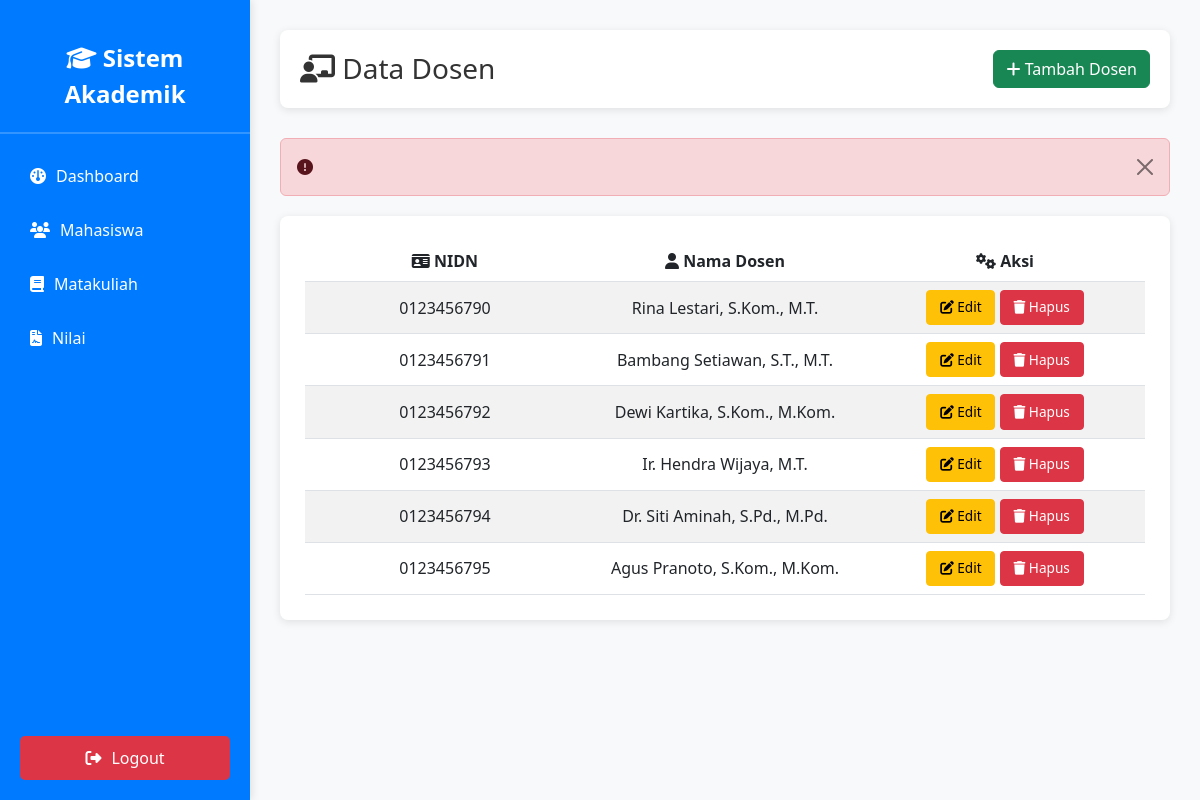
The page /admin/dosen.php (signed in) on the database its author committed.
### tables this page shows
CREATE TABLE `dosen` (
  `nidn` varchar(10) NOT NULL,
  `nama` varchar(255) NOT NULL
);

### admin/dosen.php (the view, shortened to what this page needs)
<?php
include '../database/koneksi.php';
$alert = "";
?>
<!DOCTYPE html>
<html>
<head>
    <link rel="stylesheet" href="https://cdn.jsdelivr.net/npm/bootstrap@5.3.0/dist/css/bootstrap.min.css">
    <link rel="stylesheet" href="https://cdnjs.cloudflare.com/ajax/libs/font-awesome/6.5.1/css/all.min.css">
    <link rel="stylesheet" href="../assets/css/style.css">
</head>
<body>
    <div class="sidebar">
        <div class="sidebar-brand">
            <i class="fa-solid fa-graduation-cap"></i> Sistem Akademik
        </div>
        <div class="nav-item">
            <a href="dashboard.php">
                <i class="fa-solid fa-gauge"></i> Dashboard
            </a>
        </div>
        <div class="nav-item">
            <a href="mahasiswa.php">
                <i class="fa-solid fa-users"></i> Mahasiswa
            </a>
        </div>
        <div class="nav-item">
            <a href="matakuliah.php">
                <i class="fa-solid fa-book"></i> Matakuliah
            </a>
        </div>
        <div class="nav-item">
            <a href="nilai.php">
                <i class="fa-solid fa-file-contract"></i> Nilai
            </a>
        </div>
        <div class="nav-item logout">
            <a href="../logout.php">
                <i class="fa-solid fa-right-from-bracket"></i> Logout
            </a>
        </div>
    </div>
    <div class="main-content">
        <div class="page-header">
            <h3><i class="fa-solid fa-chalkboard-user"></i> Data Dosen</h3>
            <button class="btn btn-success" data-bs-toggle="modal" data-bs-target="#modalTambah">
                <i class="fa-solid fa-plus"></i> Tambah Dosen
            </button>
        </div>
        <?php if (isset($alert)) : ?>
            <div class="alert alert-danger alert-dismissible fade show" role="alert">
                <i class="fa-solid fa-circle-exclamation"></i> <?= $alert ?>
                <button type="button" class="btn-close" data-bs-dismiss="alert"></button>
            </div>
        <?php endif; ?>
        <div class="table-container">
            <?php
            $data = mysqli_query($koneksi, "SELECT * FROM dosen");
            $count = mysqli_num_rows($data);
            if ($count > 0) {
            ?>
            <table class="table table-striped table-hover">
                <thead>
                    <tr class="text-center">
                        <th width="20%" class="text-center"><i class="fa-solid fa-id-card"></i> NIDN</th>
                        <th width="20%" class="text-center"><i class="fa-solid fa-user"></i> Nama Dosen</th>
                        <th width="20%" class="text-center"><i class="fa-solid fa-cogs"></i> Aksi</th>
                    </tr>
                </thead>
                <tbody>
                    <?php
                    mysqli_data_seek($data, 0);
                    while ($row = mysqli_fetch_assoc($data)) {
                    ?>
                    <tr>
                        <td class="text-center"><?= $row['nidn'] ?></td>
                        <td class="text-center"><?= $row['nama'] ?></td>
                        <td class="text-center">
                            <button class="btn btn-warning btn-sm" data-bs-toggle="modal" data-bs-target="#modalEdit<?= $row['nidn'] ?>">
                                <i class="fa-solid fa-edit"></i> Edit
                            </button>
                            <a href="?hapus=<?= $row['nidn'] ?>" class="btn btn-danger btn-sm" onclick="return confirm('Yakin ingin menghapus dosen ini?')">
                                <i class="fa-solid fa-trash"></i> Hapus
                            </a>
                        </td>
                    </tr>
                    <?php } ?>
                </tbody>
            </table>
            <?php
            } else {
                echo '<div class="no-data"><i class="fa-solid fa-inbox" style="font-size: 48px; margin-bottom: 10px;"></i><p>Tidak ada data dosen</p></div>';
            }
            ?>
        </div>
    </div>
</body>
</html>

### assets/css/style.css (style rules this page uses)
body { display: flex; background-color: #f8f9fa; margin: 0; }
.sidebar { width: 250px; background-color: #007bff; min-height: 100vh; padding: 20px 0; position: fixed; left: 0; top: 0; box-shadow: 2px 0 8px rgba(0, 0, 0, 0.1); }
.sidebar-brand { color: white; font-size: 24px; font-weight: bold; padding: 20px; text-align: center; border-bottom: 2px solid rgba(255, 255, 255, 0.2); margin-bottom: 20px; }
.sidebar .nav-item { padding: 10px 20px; margin: 10px; border-radius: 5px; transition: all 0.3s ease; }
.sidebar .nav-item a { color: white; text-decoration: none; display: flex; align-items: center; gap: 10px; }
.main-content { margin-left: 250px; width: calc(100% - 250px); padding: 30px; }
.page-header { background: white; padding: 20px; border-radius: 8px; box-shadow: 0 2px 8px rgba(0, 0, 0, 0.1); margin-bottom: 30px; display: flex; justify-content: space-between; align-items: center; }
.page-header h3 { margin: 0; color: #333; }
.table-container { background: white; padding: 25px; border-radius: 8px; box-shadow: 0 2px 8px rgba(0, 0, 0, 0.1); }
.table { margin-bottom: 0; }
.table thead { background-color: #007bff; color: white; }
.btn-sm { padding: 0.4rem 0.8rem; font-size: 0.85rem; }
.nav-item.logout { position: absolute; bottom: 20px; left: 20px; right: 20px; margin: 0; width: calc(100% - 40px); background-color: #dc3545; padding: 10px 20px; border-radius: 5px; text-align: center; }
.nav-item.logout a { justify-content: center; }
.alert { margin-bottom: 20px; }
.text-center { text-align: center; vertical-align: middle; }

### rows shown on the page
dosen: nidn "0123456790", nama "Rina Lestari, S.Kom., M.T."
dosen: nidn "0123456791", nama "Bambang Setiawan, S.T., M.T."
dosen: nidn "0123456792", nama "Dewi Kartika, S.Kom., M.Kom."
dosen: nidn "0123456793", nama "Ir. Hendra Wijaya, M.T."
dosen: nidn "0123456794", nama "Dr. Siti Aminah, S.Pd., M.Pd."
dosen: nidn "0123456795", nama "Agus Pranoto, S.Kom., M.Kom."
